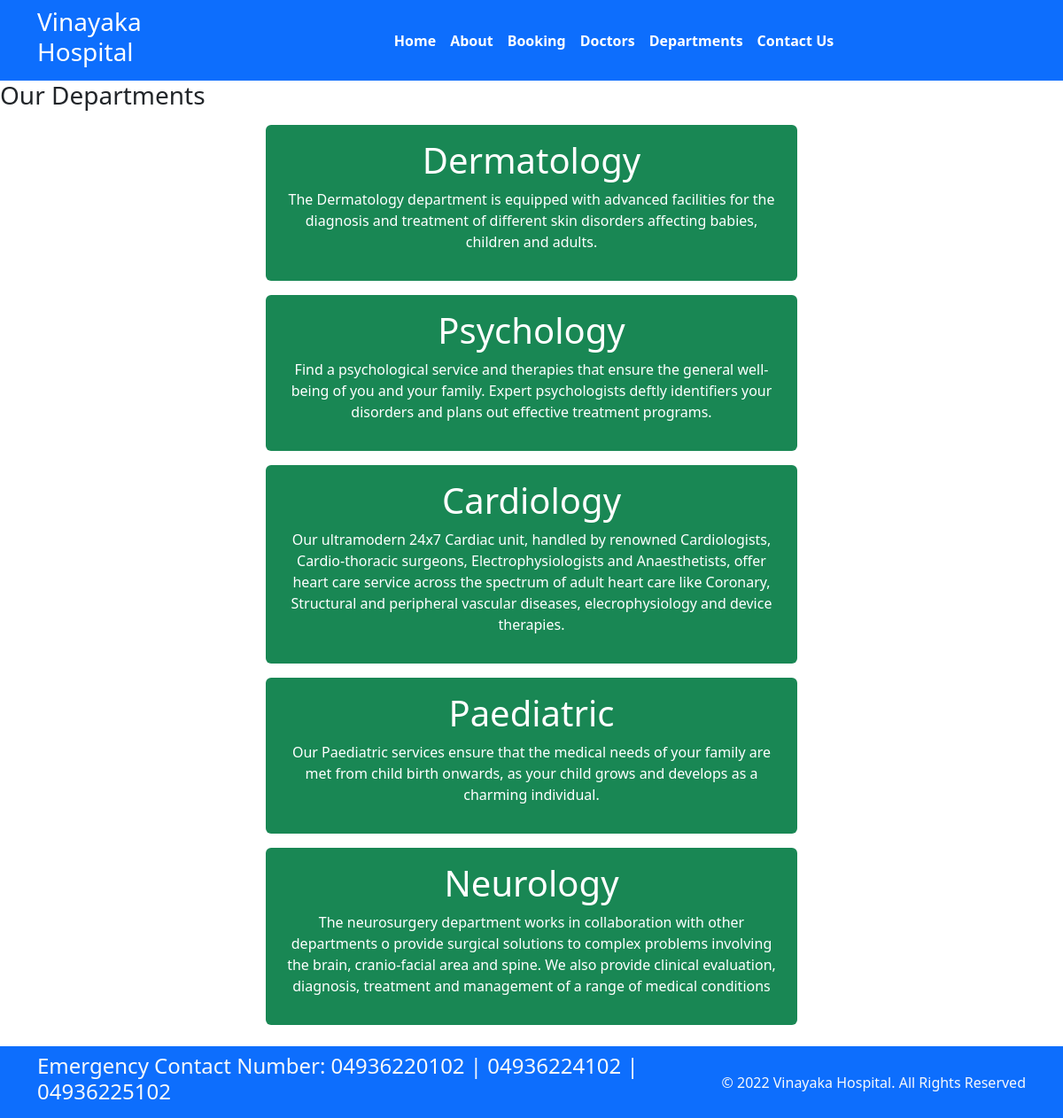
The page /departments on the database its author committed.
### home/models.py (models this page shows, shortened)
class Departments(models.Model):
    dep_name = models.CharField(max_length=255)
    dep_description = models.TextField()

### home/views.py (the view)
# urls.py: path('departments', views.departments, name='departments'),
def departments(request):
    dict_dept = {
        'dept': Departments.objects.all()
    }
    return render(request, "departments.html", dict_dept)

### templates/departments.html (shortened to what this page needs)
{% extends "base.html" %}
{% block content %}
<h3>Our Departments</h3>
{% for data in dept %}
<div class="mx-auto w-50 bg-success text-center text-white p-3 my-3 border-warning rounded">
    <h1>{{data.dep_name}}</h1>
    <p>{{data.dep_description}}</p>
</div>
{% endfor %}
{% endblock content %}

### rows shown on the page
Departments: dep_name "Dermatology", dep_description "The Dermatology department is equipped with advanced facilities for the diagnosis and treatment of different skin disorders affecting babies, children and adults."
Departments: dep_name "Psychology", dep_description "Find a psychological service and therapies that ensure the general well-being of you and your family. Expert psychologists deftly identifiers your disorders and plans out effective treatment programs."
Departments: dep_name "Cardiology", dep_description "Our ultramodern 24x7 Cardiac unit, handled by renowned Cardiologists, Cardio-thoracic surgeons, Electrophysiologists and Anaesthetists, offer heart care service across the spectrum of adult heart care like Coronary, Structural and peripheral vascular diseases, elecrophysiology and device therapies."
Departments: dep_name "Paediatric", dep_description "Our Paediatric services ensure that the medical needs of your family are met from child birth onwards, as your child grows and develops as a charming individual."
Departments: dep_name "Neurology", dep_description "The neurosurgery department works in collaboration with other departments o provide surgical solutions to complex problems involving the brain, cranio-facial area and spine. We also provide clinical evaluation, diagnosis, treatment and management of a range of medical conditions"
